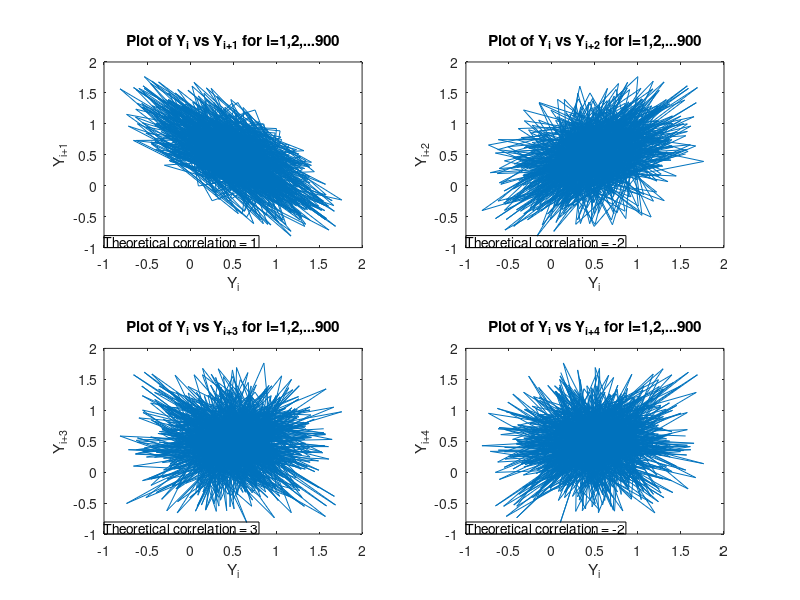
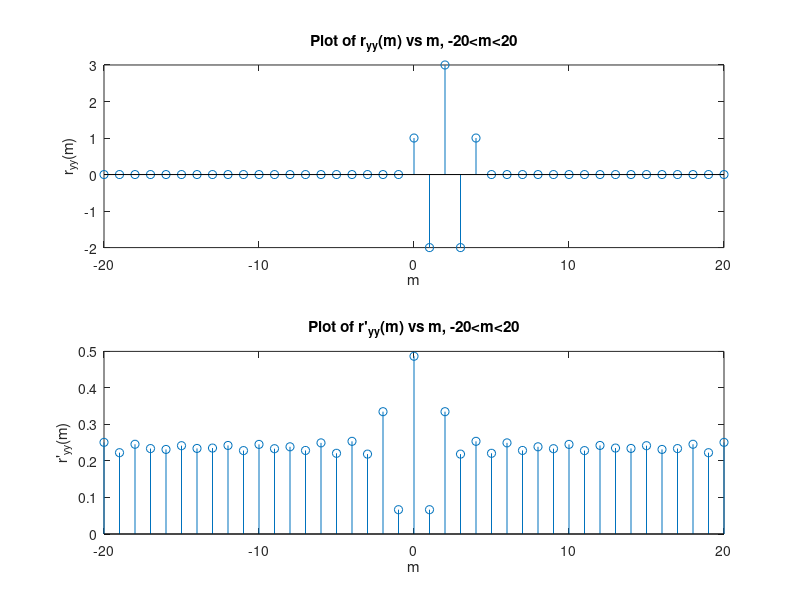

MATLAB code to generate these figures, in order:
samp_size=1000;
X=rand(1,samp_size);
Y=zeros(1,samp_size);

Y(1)=X(1);
Y(2)=X(2)-X(1);

% filter samples
for i=3:samp_size
    Y(i)=X(i)-X(i-1)+X(i-2);
end


m=-20:20;
r_yy=zeros(1,length(m));
r_yy_samp=zeros(1,length(m));

% theoretical autocorrelation
for i=1:length(m)
    if (m(i)==0) || (m(i)==4)
        r_yy(i)=1;
    elseif (m(i)==1) || (m(i)==3)
        r_yy(i)=-2;
    elseif m(i)==2
        r_yy(i)=3;
    else
        r_yy(i)=0;
    end
end

ryy=r_yy(abs(r_yy)>0);
ryy=ryy(1:4);


% scatter plots
figure(1)
for n=1:4
    t(n)=subplot(2,2,n);
    plot(Y(1:900),Y(1+n:900+n))
    title(strcat('Plot of Y_i vs Y_i_+_',num2str(n),' for i=1,2,...900'))
    xlabel('Y_i')
    ylabel(strcat('Y_i_+_',num2str(n)))
    annotation('textbox',get(t(n),'Position'),'String',strcat('Theoretical correlation =',{' '},num2str(ryy(n))));
end

% sample autocorrelation
N=length(Y);

for i=1:length(m)
    for j=1:N-abs(m(i))
        r_yy_samp(i)=r_yy_samp(i)+(1/(N-abs(m(i))))*(Y(j)*Y(j+abs(m(i))));
    end
end

figure(2)
subplot(2,1,1)
stem(m,r_yy)
title('Plot of r_y_y(m) vs m, -20<m<20')
xlabel('m')
ylabel('r_y_y(m)')
subplot(2,1,2)
stem(m,r_yy_samp)
title('Plot of r''_y_y(m) vs m, -20<m<20')
xlabel('m')
ylabel('r''_y_y(m)')



